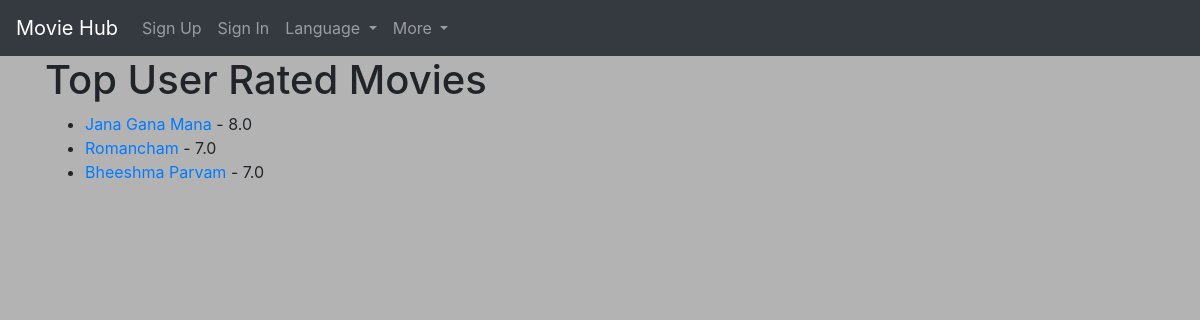
/top-rated/, run on the app's committed database.
### Movieapp/models.py (models this page shows, shortened)
class Movie(models.Model):
    title = models.CharField(max_length=100, default='Default Title')
    poster = models.ImageField(upload_to='gallery', default='default_poster.jpg')
    desc = models.TextField(default='Default Description')
    release_date = models.DateTimeField(default='2024-01-01 00:00:00')
    actors = models.TextField(default='Actor 1, Actor 2')
    category = models.CharField(max_length=100, default='Default Category')
    youtube_trailer_link = models.URLField(default='https://www.youtube.com/')
    creator = models.ForeignKey(User, on_delete=models.CASCADE, default=1)
    imdb_rating = models.DecimalField(max_digits=3, decimal_places=1, null=True, blank=True)
    LANGUAGE_CHOICES = [
        ('malayalam', 'Malayalam'),
        ('hindi', 'Hindi'),
        ('english', 'English'),
    ]
    language = models.CharField(max_length=50, choices=LANGUAGE_CHOICES, default='english')

### Movieapp/views.py (the view)
# urls.py: path('top-rated/', views.top_imdb_rated, name='top_imdb_rated'),
def top_imdb_rated(request):
    top_rated_movies = Movie.objects.exclude(imdb_rating=None).order_by('-imdb_rating')
    return render(request, 'top_imdb_rated_movies.html', {'top_rated_movies': top_rated_movies})

### templates/top_imdb_rated_movies.html
{% extends 'base.html' %}
{% block content %}
  <h1>Top User Rated Movies</h1>
  <ul>
    {% for movie in top_rated_movies %}
      <li>
        <a href="{% url 'Movieapp:details' movie.id %}">{{ movie.title }}</a> - {{ movie.imdb_rating }}
      </li>
    {% endfor %}
  </ul>
{% endblock %}

### data on the page
Movie: title "Jana Gana Mana", imdb_rating "8.0"
Movie: title "Romancham", imdb_rating "7.0"
Movie: title "Bheeshma Parvam", imdb_rating "7.0"
